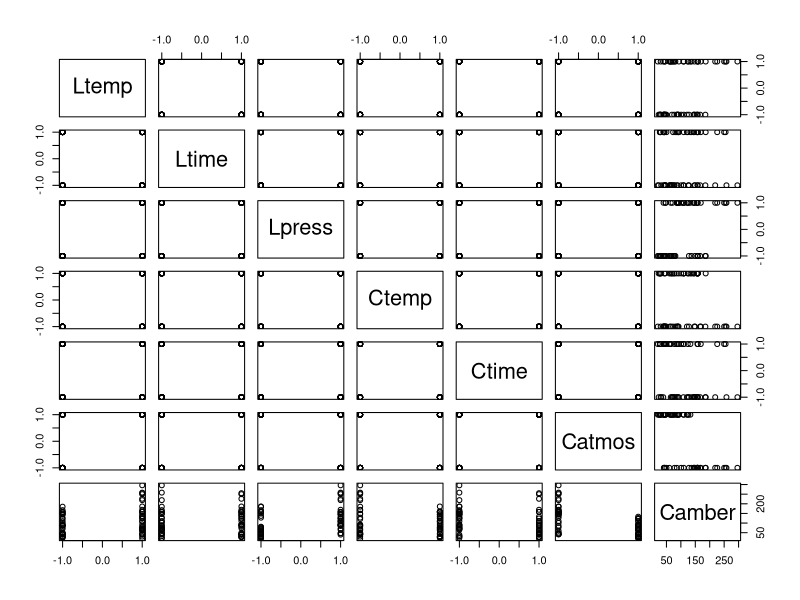
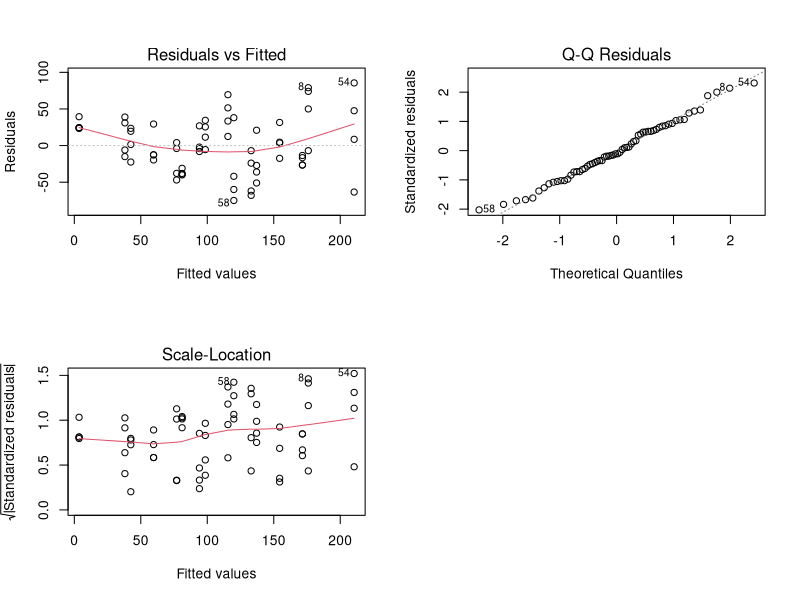

Write R code to recreate these figures, in order.

dir="C:/Users/LAAJAJ/Desktop/Cours 3A/MOD 2.3 statistique/BE2"
setwd(dir)
getwd()
silicium <-read.table("silicium.txt",header=TRUE)
head(silicium)

summary(silicium)
plot(silicium)

silicium$Ctime
silicium$Ltemp*silicium$Ltime*silicium$Lpress
silicium$Catmos
silicium$Ltemp*silicium$Lpress*silicium$Ctemp

# produit de tX*X
silic_X = as.matrix(silicium[, -7])
silictXX = t(silic_X) %*% silic_X


#analayse de modèle
silicLm1 = lm(Camber ~ Ltemp + Ltime + Lpress + Ctemp + Ctime + Catmos, data = silicium)
summary(silicLm1)


#modèle sans les facteurs non significatif
silicLm2 = lm(Camber ~ Ltemp + Lpress + Ctime + Catmos, data = silicium)
summary(silicLm2)

#interval de confiance pour la courbure 
attach(silicLm2)
ymoy <- coefficients[2]*(-1)+coefficients[3]*(-1)+coefficients[4]*1+coefficients[5]*1+coefficients[1]
new_data=data.frame(Ltemp = -1, Lpress = -1, Ctime =1, Catmos =1)
predict(silicLm2,new_data,interval = "confidence", level= 0.95)

#vérification des hypothèses du modèle
par(mfrow=c(2,2))
plot(silicLm2)
